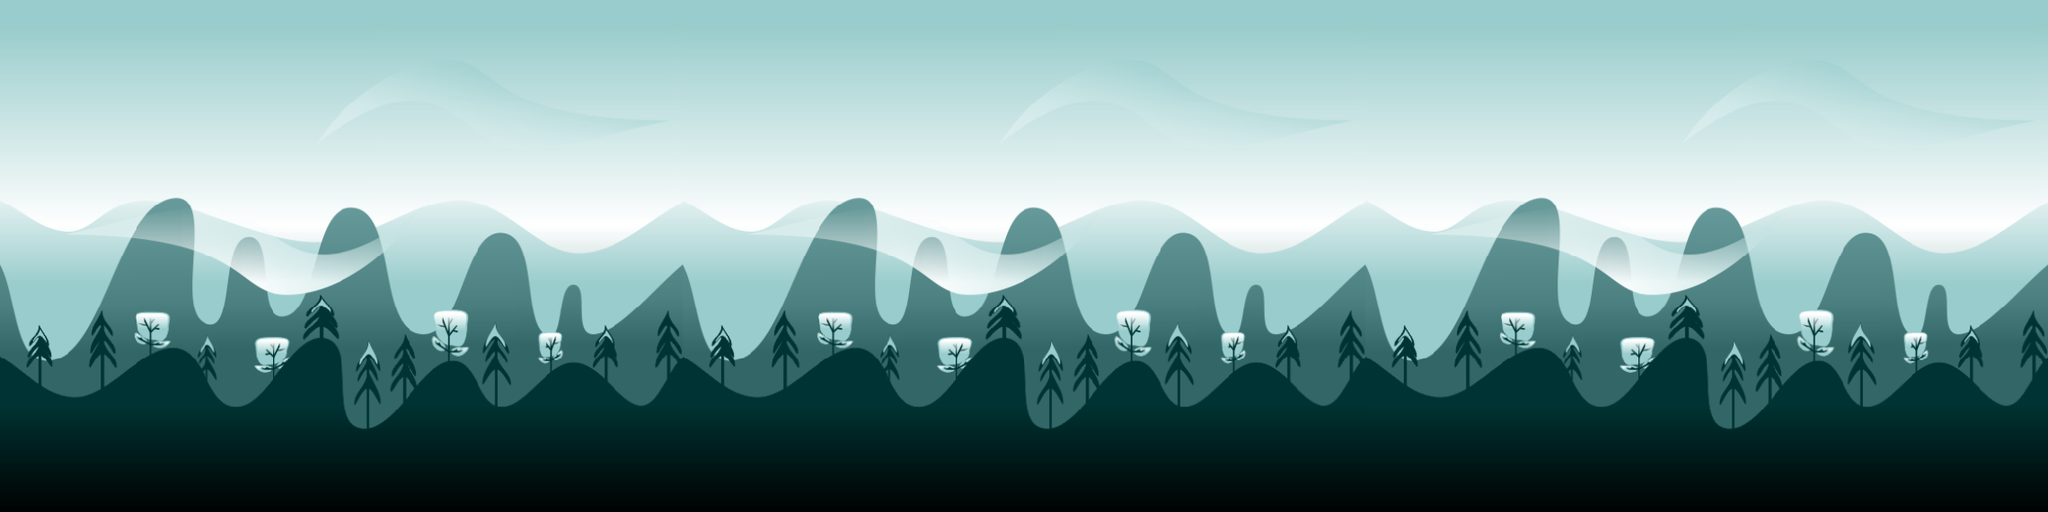

This is a level from a 2D game, rendered from its Tiled map with the project's own tilesets. A one-line summary and the map file follow, with tile-layer data summarised:
An orthogonal 30x10 tile map with 76x57 px tiles, 1 tile layer (background), 4 tilesets.

<map version="1.0" orientation="orthogonal" renderorder="right-down" width="30" height="10" tilewidth="76" tileheight="57">
 <tileset firstgid="1" name="0_0" tilewidth="76" tileheight="57" spacing="1" margin="1">
  <image source="0_0.png" width="774" height="581" />
 </tileset>
 <tileset firstgid="101" name="0_0_ground" tilewidth="76" tileheight="57" spacing="1" margin="1">
  <image source="0_0_ground.png" width="78" height="117" />
 </tileset>
 <tileset firstgid="103" name="wind0" tilewidth="76" tileheight="57" spacing="1" margin="1">
  <image source="wind0.png" width="512" height="256" />
 </tileset>
 <tileset firstgid="127" name="tree0" tilewidth="76" tileheight="57" spacing="1" margin="1">
  <image source="tree0.png" width="317" height="469" />
 </tileset>
 <layer name="background" width="30" height="10">
  <data>[300 cells, 300 non-empty, 100 distinct tile ids]</data>
 </layer>
</map>
